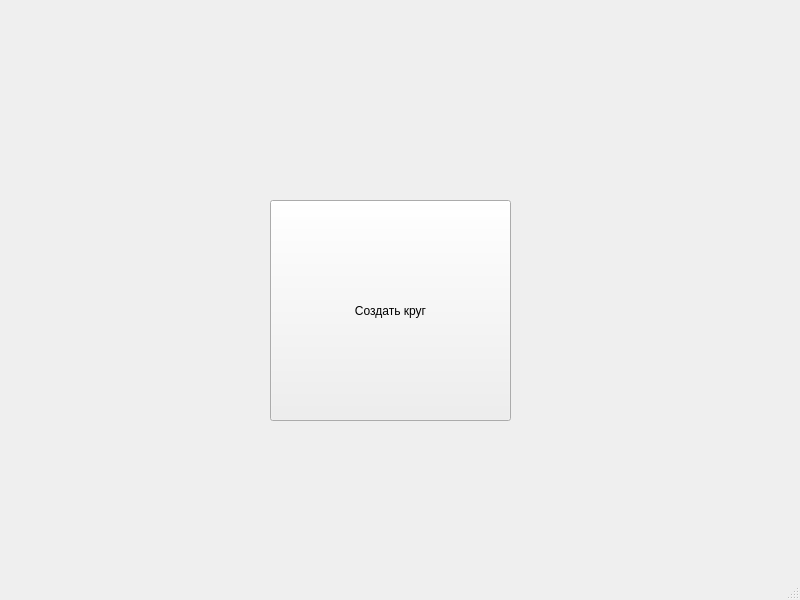
<?xml version="1.0" encoding="UTF-8"?>
<ui version="4.0">
 <class>MainWindow</class>
 <widget class="QMainWindow" name="MainWindow">
  <property name="geometry">
   <rect>
    <x>0</x>
    <y>0</y>
    <width>800</width>
    <height>600</height>
   </rect>
  </property>
  <property name="windowTitle">
   <string>MainWindow</string>
  </property>
  <widget class="QWidget" name="centralwidget">
   <widget class="QPushButton" name="pushButton">
    <property name="geometry">
     <rect>
      <x>270</x>
      <y>200</y>
      <width>241</width>
      <height>221</height>
     </rect>
    </property>
    <property name="text">
     <string>Создать круг</string>
    </property>
   </widget>
  </widget>
  <widget class="QMenuBar" name="menubar">
   <property name="geometry">
    <rect>
     <x>0</x>
     <y>0</y>
     <width>800</width>
     <height>21</height>
    </rect>
   </property>
  </widget>
  <widget class="QStatusBar" name="statusbar"/>
 </widget>
 <resources/>
 <connections/>
</ui>
